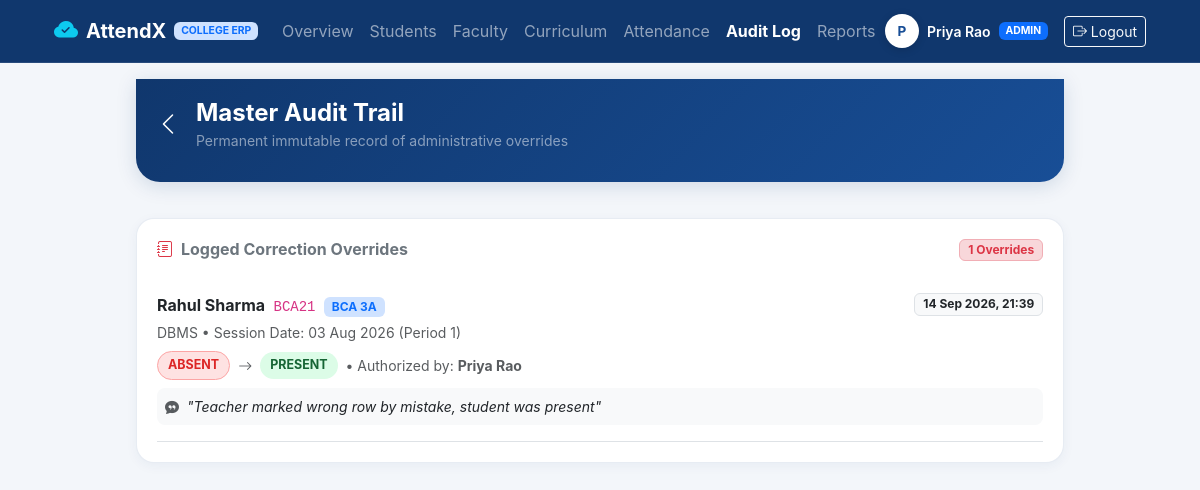
Page /admin/audit-log (signed in) on the earlier database version.
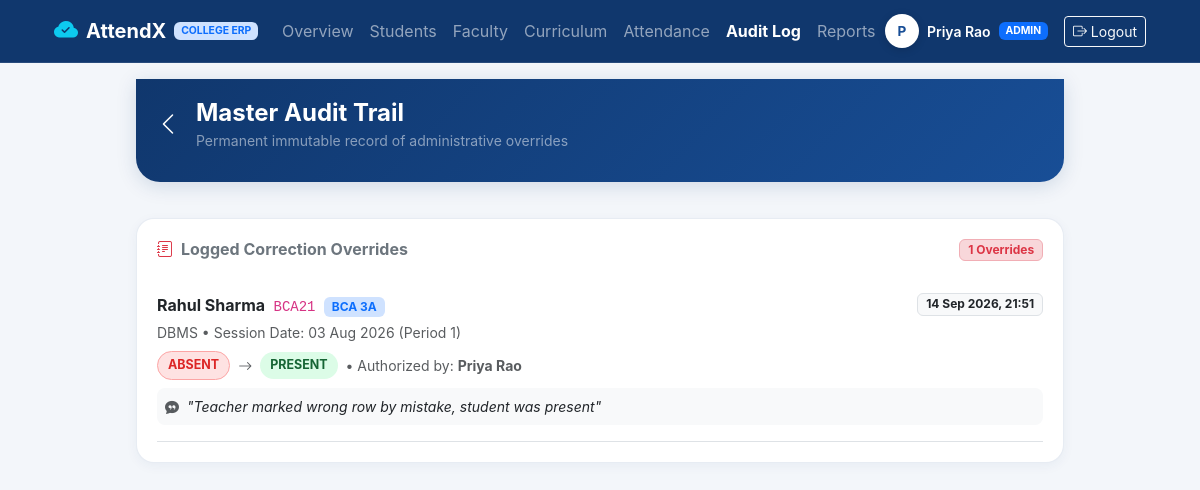
Same page on the later database version.
### models.py (models this page shows, shortened)
class User(db.Model):
    __tablename__ = 'users'
    user_id = db.Column(db.Integer, primary_key=True, autoincrement=True)
    name = db.Column(db.String(100), nullable=False)
    email = db.Column(db.String(150), unique=True, nullable=False)
    password = db.Column(db.String(255), nullable=False)
    role = db.Column(db.Enum('teacher', 'student', 'admin', name='user_roles'), nullable=False)
    photo_url = db.Column(db.String(255), nullable=True)
    active = db.Column(db.Boolean, default=True, nullable=False)
    created_at = db.Column(db.DateTime, default=datetime.utcnow, nullable=False)
    student_profile = db.relationship('Student', backref='user', uselist=False, lazy=True)
    teacher_assignments = db.relationship('TeacherSubject', backref='teacher', lazy=True)
    marked_attendances = db.relationship('Attendance', backref='marker', lazy=True)
    corrections_made = db.relationship('AttendanceCorrection', backref='admin', lazy=True)

class AttendanceCorrection(db.Model):
    __tablename__ = 'attendance_corrections'
    correction_id = db.Column(db.Integer, primary_key=True, autoincrement=True)
    attendance_id = db.Column(db.Integer, db.ForeignKey('attendance.attendance_id'), nullable=False)
    admin_id = db.Column(db.Integer, db.ForeignKey('users.user_id'), nullable=False)
    old_status = db.Column(db.Enum('present', 'absent', name='old_status_enum'), nullable=False)
    new_status = db.Column(db.Enum('present', 'absent', name='new_status_enum'), nullable=False)
    reason = db.Column(db.Text, nullable=False)
    corrected_at = db.Column(db.DateTime, default=datetime.utcnow, nullable=False)

class Student(db.Model):
    __tablename__ = 'students'
    student_id = db.Column(db.Integer, primary_key=True, autoincrement=True)
    user_id = db.Column(db.Integer, db.ForeignKey('users.user_id'), unique=True, nullable=False)
    roll_no = db.Column(db.String(20), unique=True, nullable=False)
    class_id = db.Column(db.Integer, db.ForeignKey('classes.class_id'), nullable=False)
    attendances = db.relationship('Attendance', backref='student', lazy=True)

class Class(db.Model):
    __tablename__ = 'classes'
    class_id = db.Column(db.Integer, primary_key=True, autoincrement=True)
    class_name = db.Column(db.String(50), unique=True, nullable=False)
    created_at = db.Column(db.DateTime, default=datetime.utcnow, nullable=False)
    students = db.relationship('Student', backref='class_obj', lazy=True)
    class_subjects = db.relationship('ClassSubject', backref='class_obj', lazy=True)
    teacher_subjects = db.relationship('TeacherSubject', backref='class_obj', lazy=True)
    attendances = db.relationship('Attendance', backref='class_obj', lazy=True)

class Subject(db.Model):
    __tablename__ = 'subjects'
    subject_id = db.Column(db.Integer, primary_key=True, autoincrement=True)
    subject_name = db.Column(db.String(100), unique=True, nullable=False)
    class_subjects = db.relationship('ClassSubject', backref='subject', lazy=True)
    teacher_subjects = db.relationship('TeacherSubject', backref='subject', lazy=True)
    attendances = db.relationship('Attendance', backref='subject', lazy=True)

class Attendance(db.Model):
    __tablename__ = 'attendance'
    attendance_id = db.Column(db.Integer, primary_key=True, autoincrement=True)
    student_id = db.Column(db.Integer, db.ForeignKey('students.student_id'), nullable=False)
    subject_id = db.Column(db.Integer, db.ForeignKey('subjects.subject_id'), nullable=False)
    class_id = db.Column(db.Integer, db.ForeignKey('classes.class_id'), nullable=False)
    period_id = db.Column(db.Integer, db.ForeignKey('periods.period_id'), nullable=False)
    date = db.Column(db.Date, nullable=False)
    status = db.Column(db.Enum('present', 'absent', name='attendance_status'), nullable=False)
    locked = db.Column(db.Boolean, default=False, nullable=False)
    marked_by = db.Column(db.Integer, db.ForeignKey('users.user_id'), nullable=False)
    created_at = db.Column(db.DateTime, default=datetime.utcnow, nullable=False)
    corrections = db.relationship('AttendanceCorrection', backref='attendance_record', lazy=True)
    __table_args__ = (
        db.UniqueConstraint('student_id', 'subject_id', 'period_id', 'date', name='unique_attendance_entry'),
    )

class Period(db.Model):
    __tablename__ = 'periods'
    period_id = db.Column(db.Integer, primary_key=True, autoincrement=True)
    period_name = db.Column(db.String(50), nullable=False)
    start_time = db.Column(db.Time, nullable=True)
    end_time = db.Column(db.Time, nullable=True)
    attendances = db.relationship('Attendance', backref='period', lazy=True)

### routes/admin_routes.py (the view)
@admin_bp.route('/audit-log')
@role_required('admin')
def audit_log():
    corrections = AttendanceCorrection.query.order_by(AttendanceCorrection.corrected_at.desc()).all()
    return render_template('admin/audit_log.html', corrections=corrections)

### auth.py (called while the page is built)
def get_current_user():
    user_id = session.get('user_id')
    if user_id:
        return User.query.get(user_id)
    return None

### templates/admin/audit_log.html (shortened to what this page needs)
{% extends "base.html" %}
{% block content %}
<div class="row g-3 py-2">
    <div class="col-12">
        <div class="app-top-header">
            <div class="d-flex align-items-center gap-3">
                <a href="{{ url_for('admin.dashboard') }}" class="text-white fs-4">
                    <i class="bi bi-chevron-left"></i>
                </a>
                <div>
                    <h4 class="fw-bold mb-0 text-white">Master Audit Trail</h4>
                    <span class="small text-white-50">Permanent immutable record of administrative overrides</span>
                </div>
            </div>
        </div>
    </div>
    <div class="col-12">
        <div class="app-card">
            <div class="d-flex justify-content-between align-items-center mb-3">
                <h6 class="fw-bold text-secondary mb-0"><i class="bi bi-journal-text text-danger me-2"></i>Logged Correction Overrides</h6>
                <span class="badge bg-danger-subtle text-danger border border-danger-subtle">{{ corrections|length }} Overrides</span>
            </div>
            {% if corrections %}
                <div class="list-group list-group-flush">
                    {% for c in corrections %}
                        <div class="list-group-item px-0 py-3 border-bottom">
                            <div class="d-flex justify-content-between align-items-start mb-1">
                                <div>
                                    <span class="fw-bold text-dark fs-6">{{ c.attendance_record.student.user.name }}</span>
                                    <code class="ms-1">{{ c.attendance_record.student.roll_no }}</code>
                                    <span class="badge bg-primary-subtle text-primary ms-1">{{ c.attendance_record.class_obj.class_name }}</span>
                                </div>
                                <span class="badge bg-light text-dark border">{{ c.corrected_at.strftime('%d %b %Y, %H:%M') }}</span>
                            </div>
                            <div class="small text-muted mb-2">
                                {{ c.attendance_record.subject.subject_name }} &bull; Session Date: {{ c.attendance_record.date.strftime('%d %b %Y') }} ({{ c.attendance_record.period.period_name }})
                            </div>
                            <div class="d-flex align-items-center gap-2 mb-2">
                                <span class="alert-badge-danger">{{ c.old_status|upper }}</span>
                                <i class="bi bi-arrow-right small text-muted"></i>
                                <span class="badge-success-subtle">{{ c.new_status|upper }}</span>
                                <span class="text-muted small">&bull; Authorized by: <strong>{{ c.admin.name }}</strong></span>
                            </div>
                            <div class="bg-light p-2 rounded-3 small fst-italic text-dark">
                                <i class="bi bi-chat-quote-fill text-muted me-1"></i> "{{ c.reason }}"
                            </div>
                        </div>
                    {% endfor %}
                </div>
            {% else %}
                <p class="text-muted small mb-0">No corrections logged yet. All attendance records are pristine.</p>
            {% endif %}
        </div>
    </div>
</div>
{% endblock %}

### templates/base.html (shortened to what this page needs)
<!DOCTYPE html>
<html lang="en">
<head>
    <link href="https://cdn.jsdelivr.net/npm/bootstrap@5.3.3/dist/css/bootstrap.min.css" rel="stylesheet">
    <link href="https://cdn.jsdelivr.net/npm/bootstrap-icons@1.11.3/font/bootstrap-icons.min.css" rel="stylesheet">
    <link rel="stylesheet" href="{{ url_for('static', filename='css/style.css') }}">
</head>
<body class="{% block body_class %}{% endblock %}">
    {% if logged_in and not hide_header %}
        <nav class="navbar navbar-expand-lg navbar-dark d-none d-md-flex" style="background: #10376d; border-bottom: 1px solid rgba(255,255,255,0.1);">
            <div class="container px-4">
                <a class="navbar-brand d-flex align-items-center gap-2" href="{{ url_for('index') }}">
                    <i class="bi bi-cloud-check-fill text-info fs-4"></i>
                    <span class="fw-bold">AttendX</span>
                    <span class="badge bg-primary-subtle text-primary" style="font-size: 0.65rem;">COLLEGE ERP</span>
                </a>
                <div class="collapse navbar-collapse">
                    <ul class="navbar-nav me-auto mb-2 mb-lg-0">
                        {% if user_role == 'student' %}
                            <li class="nav-item"><a class="nav-link {% if request.endpoint == 'student.dashboard' %}active text-white fw-bold{% endif %}" href="{{ url_for('student.dashboard') }}">Dashboard</a></li>
                            <li class="nav-item"><a class="nav-link {% if request.endpoint == 'student.attendance_page' %}active text-white fw-bold{% endif %}" href="{{ url_for('student.attendance_page') }}">Attendance</a></li>
                            <li class="nav-item"><a class="nav-link {% if request.endpoint == 'student.schedule' %}active text-white fw-bold{% endif %}" href="{{ url_for('student.schedule') }}">Schedule</a></li>
                            <li class="nav-item"><a class="nav-link {% if request.endpoint == 'student.assignments' %}active text-white fw-bold{% endif %}" href="{{ url_for('student.assignments') }}">Assignments</a></li>
                            <li class="nav-item"><a class="nav-link {% if request.endpoint == 'student.fees' %}active text-white fw-bold{% endif %}" href="{{ url_for('student.fees') }}">Fees</a></li>
                            <li class="nav-item"><a class="nav-link {% if request.endpoint == 'student.notices' %}active text-white fw-bold{% endif %}" href="{{ url_for('student.notices') }}">Notices</a></li>
                        {% elif user_role == 'admin' %}
                            <li class="nav-item"><a class="nav-link {% if request.endpoint == 'admin.dashboard' %}active text-white fw-bold{% endif %}" href="{{ url_for('admin.dashboard') }}">Overview</a></li>
                            <li class="nav-item"><a class="nav-link {% if request.endpoint == 'admin.manage_students' %}active text-white fw-bold{% endif %}" href="{{ url_for('admin.manage_students') }}">Students</a></li>
                            <li class="nav-item"><a class="nav-link {% if request.endpoint == 'admin.manage_teachers' %}active text-white fw-bold{% endif %}" href="{{ url_for('admin.manage_teachers') }}">Faculty</a></li>
                            <li class="nav-item"><a class="nav-link {% if request.endpoint == 'admin.manage_classes' %}active text-white fw-bold{% endif %}" href="{{ url_for('admin.manage_classes') }}">Curriculum</a></li>
                            <li class="nav-item"><a class="nav-link {% if request.endpoint == 'admin.view_attendance' %}active text-white fw-bold{% endif %}" href="{{ url_for('admin.view_attendance') }}">Attendance</a></li>
                            <li class="nav-item"><a class="nav-link {% if request.endpoint == 'admin.audit_log' %}active text-white fw-bold{% endif %}" href="{{ url_for('admin.audit_log') }}">Audit Log</a></li>
                            <li class="nav-item"><a class="nav-link {% if request.endpoint == 'admin.reports' %}active text-white fw-bold{% endif %}" href="{{ url_for('admin.reports') }}">Reports</a></li>
                        {% endif %}
                    </ul>
                    <div class="d-flex align-items-center gap-3">
                        <div class="text-white d-flex align-items-center gap-2">
                            <div class="avatar-circle" style="width: 34px; height: 34px; font-size: 0.85rem;">
                                {{ current_user.name[0] if current_user else 'U' }}
                            </div>
                            <span class="small fw-semibold">{{ current_user.name }}</span>
                            <span class="badge bg-primary text-uppercase" style="font-size: 0.65rem;">{{ user_role }}</span>
                        </div>
                        <a href="{{ url_for('auth.logout') }}" class="btn btn-outline-light btn-sm">
                            <i class="bi bi-box-arrow-right"></i> Logout
                        </a>
                    </div>
                </div>
            </div>
        </nav>
    {% endif %}
    <main class="app-container">
        {% block content %}{% endblock %}
    </main>
</body>
</html>

### static/css/style.css (style rules this page uses)
:root { --app-primary: #184e96; --app-primary-dark: #10376d; --app-primary-light: #2563eb; --app-primary-subtle: #ebf3ff; --app-accent: #f59e0b; --app-success: #10b981; --app-danger: #ef4444; --app-bg: #f3f6fa; --app-card: #ffffff; --app-text: #1e293b; --app-text-muted: #64748b; --app-border: #e2e8f0; --app-radius: 18px; --app-radius-lg: 24px; }
body { background-color: var(--app-bg); font-family: -apple-system, BlinkMacSystemFont, "Segoe UI", Roboto, "Helvetica Neue", Arial, sans-serif; color: var(--app-text); min-height: 100vh; display: flex; flex-direction: column; margin: 0; padding-bottom: 70px; }
.app-container { max-width: 960px; margin: 0 auto; width: 100%; padding: 0 16px; }
.app-top-header { background: linear-gradient(135deg, var(--app-primary-dark) 0%, var(--app-primary) 100%); color: #ffffff; padding: 20px 20px 30px 20px; border-bottom-left-radius: 24px; border-bottom-right-radius: 24px; box-shadow: 0 4px 20px rgba(16, 55, 109, 0.15); margin-bottom: 20px; }
.app-top-header a { color: #ffffff; text-decoration: none; }
.avatar-circle { width: 48px; height: 48px; border-radius: 50%; background: #ffffff; color: var(--app-primary); display: flex; align-items: center; justify-content: center; font-weight: 700; font-size: 1.1rem; box-shadow: 0 2px 8px rgba(0, 0, 0, 0.15); border: 2px solid rgba(255, 255, 255, 0.9); }
.app-card { background: var(--app-card); border-radius: var(--app-radius); border: 1px solid rgba(226, 232, 240, 0.8); box-shadow: 0 3px 12px rgba(18, 56, 108, 0.05); padding: 20px; margin-bottom: 16px; transition: transform 0.2s ease, box-shadow 0.2s ease; }
.alert-badge-danger { background-color: #fee2e2; color: #dc2626; font-weight: 700; border: 1px solid #fca5a5; padding: 4px 10px; border-radius: 20px; font-size: 0.78rem; display: inline-flex; align-items: center; gap: 4px; }
.badge-success-subtle { background-color: #dcfce7; color: #166534; font-weight: 700; padding: 4px 10px; border-radius: 20px; font-size: 0.78rem; }

Differences in the rows shown:
changed AttendanceCorrection "Teacher marked wrong row by mistake, student was present": corrected_at "14 Sep 2026, 21:39" → "14 Sep 2026, 21:51"
